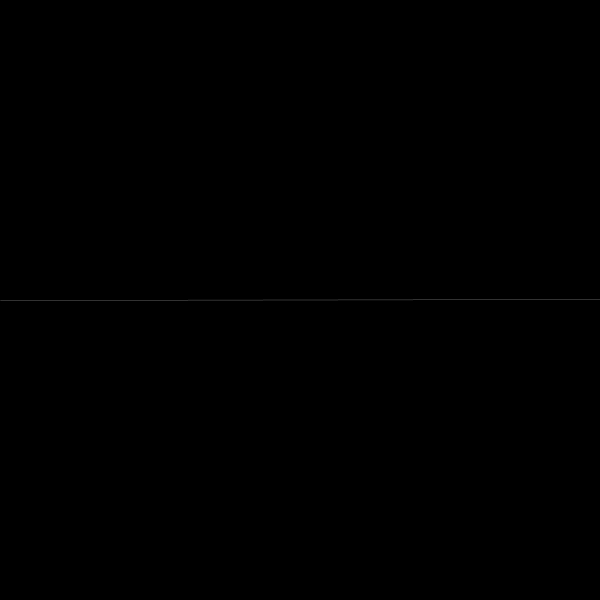
Frame 1 (no input)
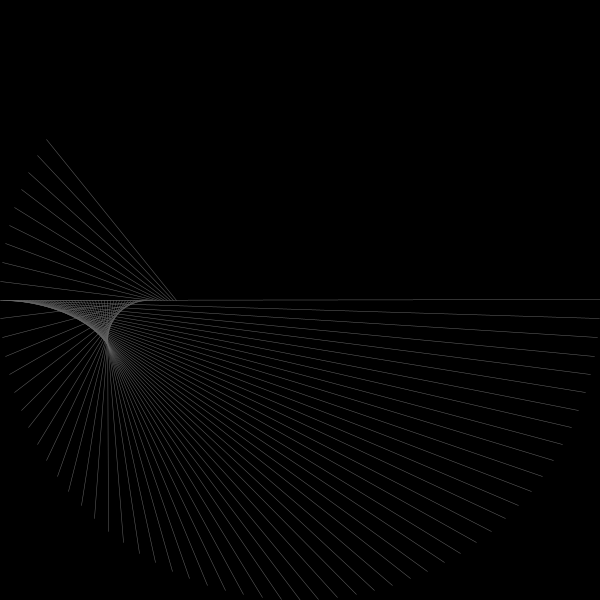
Frame 60 (the mouse pressed at the canvas centre just before this capture)
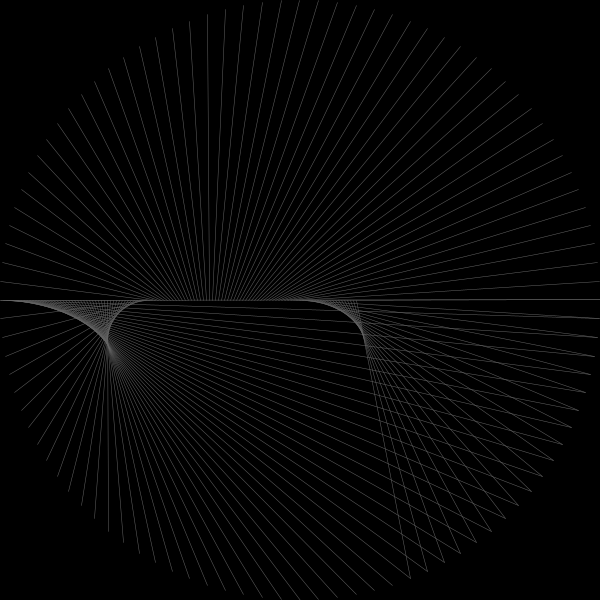
Frame 120 (the mouse held since frame 60 and released just before this capture)

The Processing sketch that drew these frames (run headless with seeded random() and noise(); from frame 60 on, the mouse is pressed at the canvas centre):

// Processing sketch: The_Circle_negative_realm
// ── The_Circle_negative_realm.pde
void setup(){
  size(600,600);
  background(0);
}

float r=-1;
float y=0;
float ux;
float uy;

void draw(){
  translate(300,300);
  //scale(4);
  stroke(100);
  strokeWeight(0.5);
  ux = 300*cos(2*PI*r);
  uy = 300*sin(2*PI*r);
  line(r*300,y,ux,uy);
  r+=0.01;
  if (r>=1){
    stop();
  }
}
